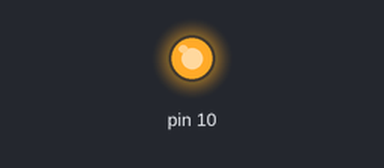
Bench run of a sketch on a simulated Arduino Uno, built with avr-gcc and run on an emulated ATmega328P. Shown: output pins drawn as LEDs (lit = HIGH). Random numbers use the default seed unless the sketch sets one; pins used as bus, display or sensor lines are not drawn; what the sketch prints to the serial monitor is not drawn.

Above: at 0.1 s.
Timing chart, 0 to 1.6 s (numbered marks = the images above):
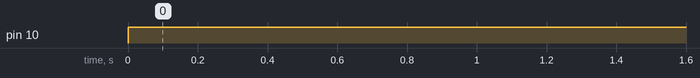

The sketch:

master.ino
```cpp
#include <SPI.h>


void setup (void) {
  Serial.begin(115200);
  Serial.println();

  digitalWrite(SS, HIGH);  // ensure SS stays high for now
  SPI.begin ();

  // Slow down the master a bit
  SPI.setClockDivider(SPI_CLOCK_DIV8);

  pinMode(LED_BUILTIN, OUTPUT);
}  // end of setup


byte transferAndWait (const byte what) {
  byte a = SPI.transfer (what);
  delayMicroseconds (20);
  return a;
} // end of transferAndWait


void loop (void) {

  byte a, b, c, d;

  // enable Slave Select
  digitalWrite(SS, LOW);

  int i = random(0, 100);
  int r;

  if(i%2==0) {
    r=0;
    digitalWrite(LED_BUILTIN, LOW);
  }else {
    r=1;
    digitalWrite(LED_BUILTIN, HIGH);
  }
  transferAndWait(r);

  digitalWrite(SS, HIGH);

  Serial.println (i);

  delay (2000);  // 1 second delay
}  // end of loop
```

Measured:
- by itself, pin 10: LOW → HIGH at 0.00 s
